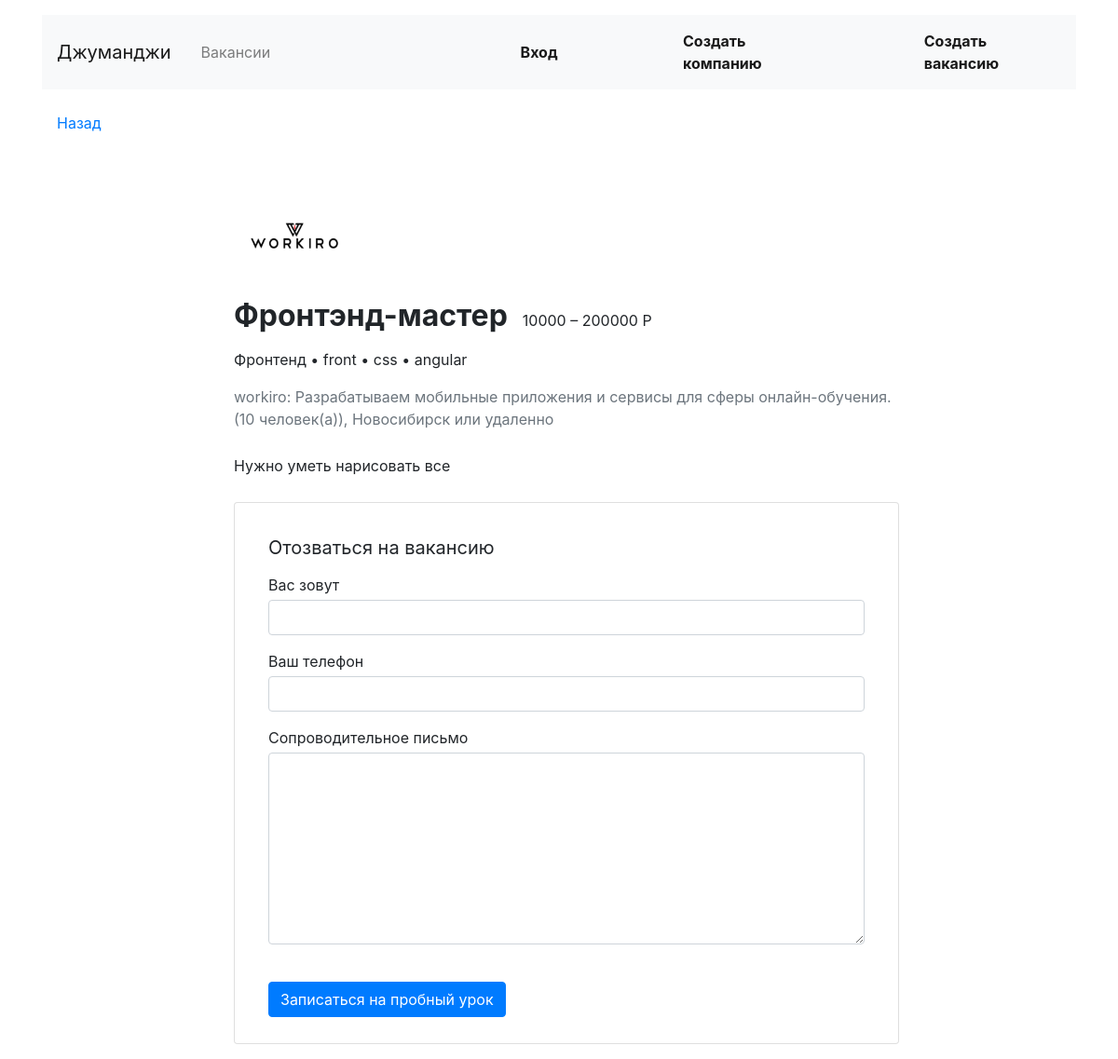
Page /vacancies/6 on the committed database.
### vacancies/models.py (models this page shows, shortened)
class Vacancy(models.Model):
    title = CharField(max_length=200)
    specialty = ForeignKey('Specialty', on_delete=SET('IT'), related_name="vacancies")
    company = ForeignKey('Company', on_delete=CASCADE, related_name="companies")
    skills = TextField()
    description = TextField()
    salary_min = PositiveIntegerField()
    salary_max = PositiveIntegerField()
    published_at = DateField()

class Company(models.Model):
    name = CharField(max_length=200)
    location = CharField(max_length=200)
    logo = models.ImageField(upload_to=MEDIA_COMPANY_IMAGE_DIR, height_field='height_field', width_field='width_field')
    height_field = models.PositiveIntegerField(default=60)
    width_field = models.PositiveIntegerField(default=100)
    description = TextField()
    employee_count = PositiveIntegerField()
    owner = OneToOneField('auth.User', on_delete=CASCADE, related_name='company', blank=True, null=True)

class Specialty(models.Model):
    code = CharField(max_length=200)
    title = CharField(max_length=200)
    picture = models.ImageField(upload_to=MEDIA_SPECIALITY_IMAGE_DIR, height_field='height_field', width_field='width_field')
    height_field = models.PositiveIntegerField(default=80)
    width_field = models.PositiveIntegerField(default=100)
    def __str__(self):
        return self.title

### vacancies/views.py (the view)
# urls.py: path('vacancies/<int:vacancy>', vacancies.vacancy, name='vacancy'),
def vacancy(request, vacancy):
    try:
        vacancy_data = Vacancy.objects.get(id=vacancy)
        skills = vacancy_data.skills.split(", ")
        context = {
            'vacancy_data': vacancy_data,
            'skills': skills,
        }
        return render(request, 'vacancy_card.html', context)
    except Vacancy.DoesNotExist:
        return redirect(main_view)

### vacancies/templates/vacancy_card.html
{% extends 'base.html' %}
{% block container %}
    <div class="row mt-5">
      <div class="col-12 col-lg-2">
      </div>
      <div class="col-12 col-lg-8">
        <section class="pl-3">
          <a href="{% url 'company_card' vacancy_data.company.id %}"><img src="{{ vacancy_data.company.logo.url }}" width="130" height="80" alt=""></a>
          <div class="d-flex align-items-baseline align-content-baseline">
            <h1 class="h2 mt-4 font-weight-bold">{{ vacancy_data.title }}</h1>
            <p class="m-0 pl-3">{{ vacancy_data.salary_min }} – {{ vacancy_data.salary_max }} Р</p>
          </div>
          <p class="mt-2">{{ vacancy_data.specialty }}
            {% for skill in skills %}
            • {{ skill }}
            {% endfor %}
            </p>
          <p class="text-muted mb-4">{{ vacancy_data.company.name }}: {{ vacancy_data.company.description }}
          <br>({{ vacancy_data.company.employee_count }} человек(а)), {{ vacancy_data.company.location }} или удаленно</p>
          <div style="line-height: 1.8;">
            {{ vacancy_data.description|safe }}
          </div>
          <form action="/echo" class="card mt-4 mb-3" enctype="multipart/form-data">
            <div class="card-body mx-3">
              <p class="h5 mt-3 font-weight-normal">Отозваться на вакансию</p>
              <div class="form-group">
                <label class="mb-1 mt-2" for="userName">Вас зовут</label>
                <input class="form-control" type="text" placeholder="" id="userName">
              </div>
              <div class="form-group">
                <label class="mb-1" for="userPhone">Ваш телефон</label>
                <input class="form-control" type="tel" placeholder="" id="userPhone">
              </div>
              <div class="form-group">
                <label class="mb-1" for="userMsg" >Сопроводительное письмо</label>
                <textarea class="form-control" rows="8" id="userMsg"></textarea>
              </div>
              <input type="submit" class="btn btn-primary mt-4 mb-2" value="Записаться на пробный урок">
            </div>
          </form>
        </section>
      </div>
    </div>
  </main>
{% endblock %}

### rows in the picture
Vacancy: company.logo (picture), title "Фронтэнд-мастер", salary_min "10000", salary_max "200000", specialty "Фронтенд", company.name "workiro", company.description "Разрабатываем мобильные приложения и сервисы для сферы онлайн-обучения.", company.employee_count "10", company.location "Новосибирск", description "Нужно уметь нарисовать все"

### other values in the picture
{{ skill }} "front" "css" "angular"
